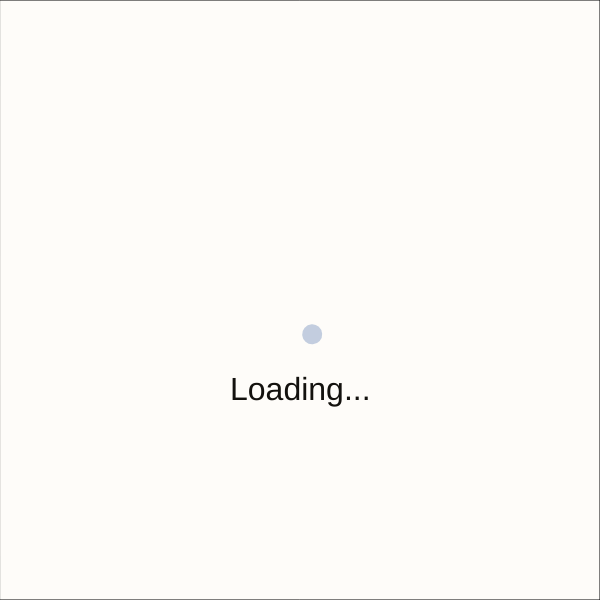
Frame 1 (no input)
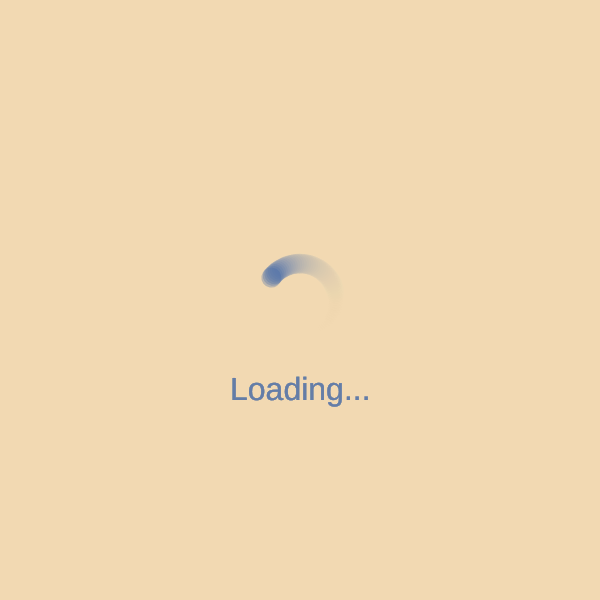
Frame 60 (no input)
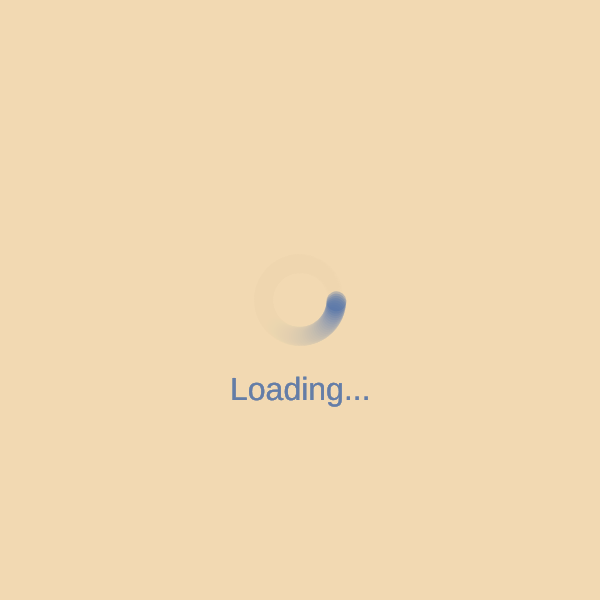
Frame 120 (the mouse pressed at the canvas centre since frame 60)

The p5.js sketch that drew these frames (run headless with seeded random() and noise() and a simulated clock; from frame 60 on, the mouse is pressed at the canvas centre):

// p5.js sketch
// ── sketch.js


var tal = 100;
var RNG;



function setup() {
  createCanvas(600,600);
  frameRate(60);





}

function tæller() {
  RNG = Math.floor((Math.random()*100)+1);

}





function draw() {
textSize(32);
text("Loading...", 230,400);

fill(232,218,178,20);
rect(0,0,width,height);



frameRate(60);
translate(width/2,height/2);
var cir = 360/-100*(frameCount%-100);
rotate(radians(cir));
noStroke();
fill(65,103,165,80);
ellipse(10,35,20,20);



}
